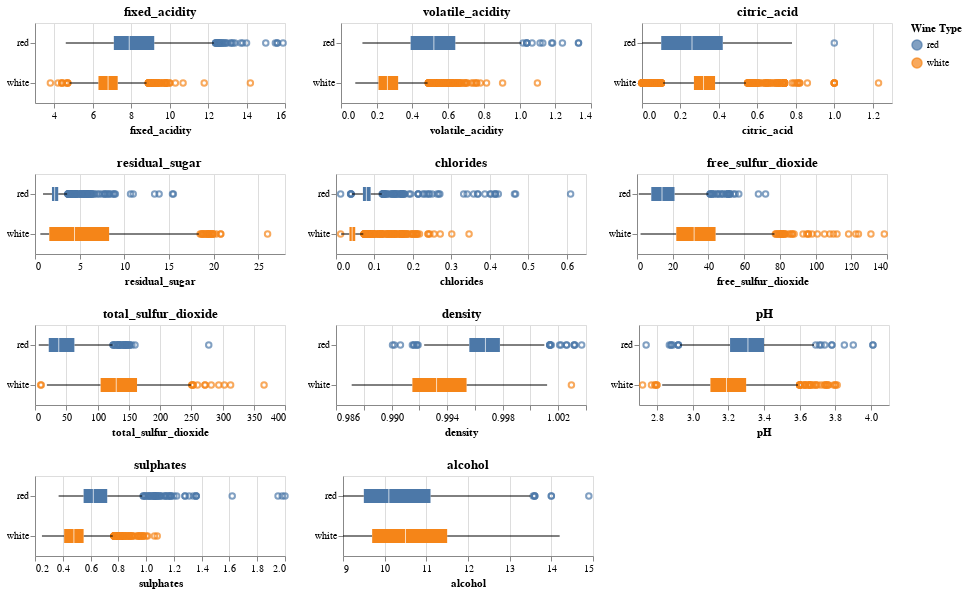

Notebook code for this chart:
### Markdown cell above
**1.4 Outlier detection**

### Code cell
# Get numerical columns only (exclude 'quality' and 'color')
numerical_cols = train_df.select_dtypes(include=['float64', 'int64']).columns
numerical_cols = [col for col in numerical_cols if col != 'quality']

# Create box plots
charts = []
for col in numerical_cols:
    chart = alt.Chart(train_df).mark_boxplot().encode(
        x=alt.X(col + ':Q', scale=alt.Scale(zero=False)),
        y=alt.Y('color:N', title=None),  # keep color but add title
        color=alt.Color('color:N', legend=alt.Legend(title="Wine Type"))
    ).properties(
        title=col,
        width=250,
        height=80
    )
    charts.append(chart)

# Display all the box plots together
n_cols = 3
n_rows = (len(charts) + n_cols - 1) // n_cols
grid = alt.vconcat(*[alt.hconcat(*charts[i:i+n_cols]) for i in range(0, len(charts), n_cols)])

grid
